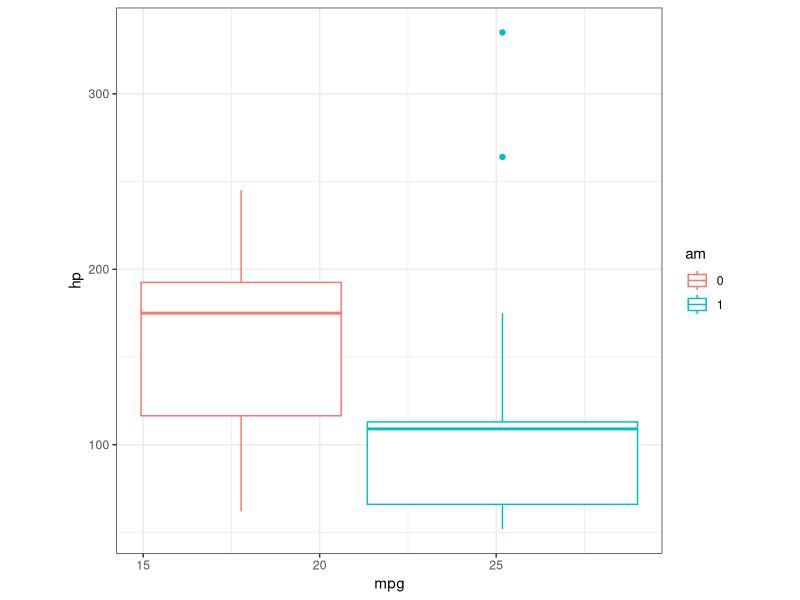

Here is the R script that generated this plot:
library(ggplot2)
library(dplyr)
mtcars <- mtcars %>% mutate(am = as.factor(am))
p1 <- ggplot(mtcars, aes(x = mpg, y = hp, group = am, col = am))+
	geom_boxplot()+
	theme_bw()+
	theme(aspect.ratio = 1)
ggsave("boxplot.pdf", plot = p1)